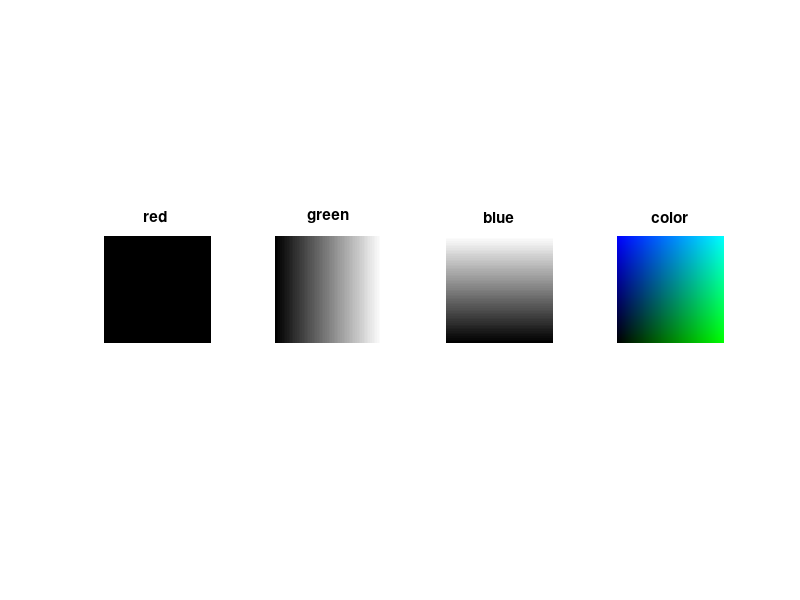
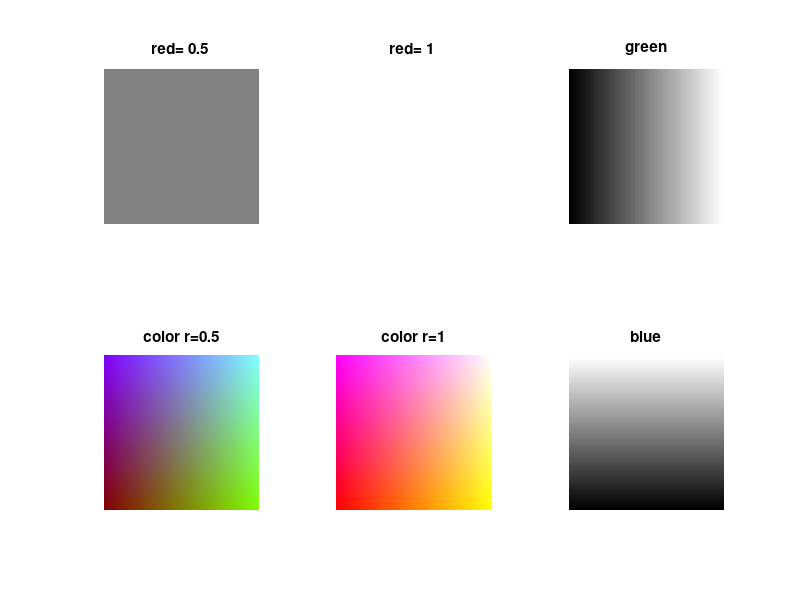

These figures' MATLAB source, in order:
%hw5_1
clc; clear; close all;

%% a : R channel = 0

G = zeros(250 , 250);
g = linspace (0,1,250);
for i = 1:250
    G(i , :) = g;
end

B = zeros(250 , 250);
b = linspace (1,0,250);
for i = 1:250
    B(:,i) = b;
end

R = zeros(250,250);

color = zeros(250,250,3);
color(:,:,1) = R;
color(:,:,2) = G;
color(:,:,3) = B;

subplot(1,4,1),imshow(R)         ,title('red '); 
subplot(1,4,2),imshow(G)  ,title('green');
subplot(1,4,3),imshow(B)    ,title('blue');
subplot(1,4,4),imshow(color)    ,title('color'); 


%% b : R channel = 0.5 & 1

R1 = 0.5 * ones(250,250);
color1 = zeros(250,250,3);
color1(:,:,1) = R1;
color1(:,:,2) = G;
color1(:,:,3) = B;

R2 = ones(250,250);
color2 = zeros(250,250,3);
color2(:,:,1) = R2;
color2(:,:,2) = G;
color2(:,:,3) = B;

figure();
subplot(2,3,1),imshow(R1)         ,title('red= 0.5 '); 
subplot(2,3,2),imshow(R2)         ,title('red= 1 '); 
subplot(2,3,3),imshow(G)  ,title('green');
subplot(2,3,6),imshow(B)    ,title('blue');
subplot(2,3,4),imshow(color1)    ,title('color r=0.5'); 
subplot(2,3,5),imshow(color2)    ,title('color r=1'); 


